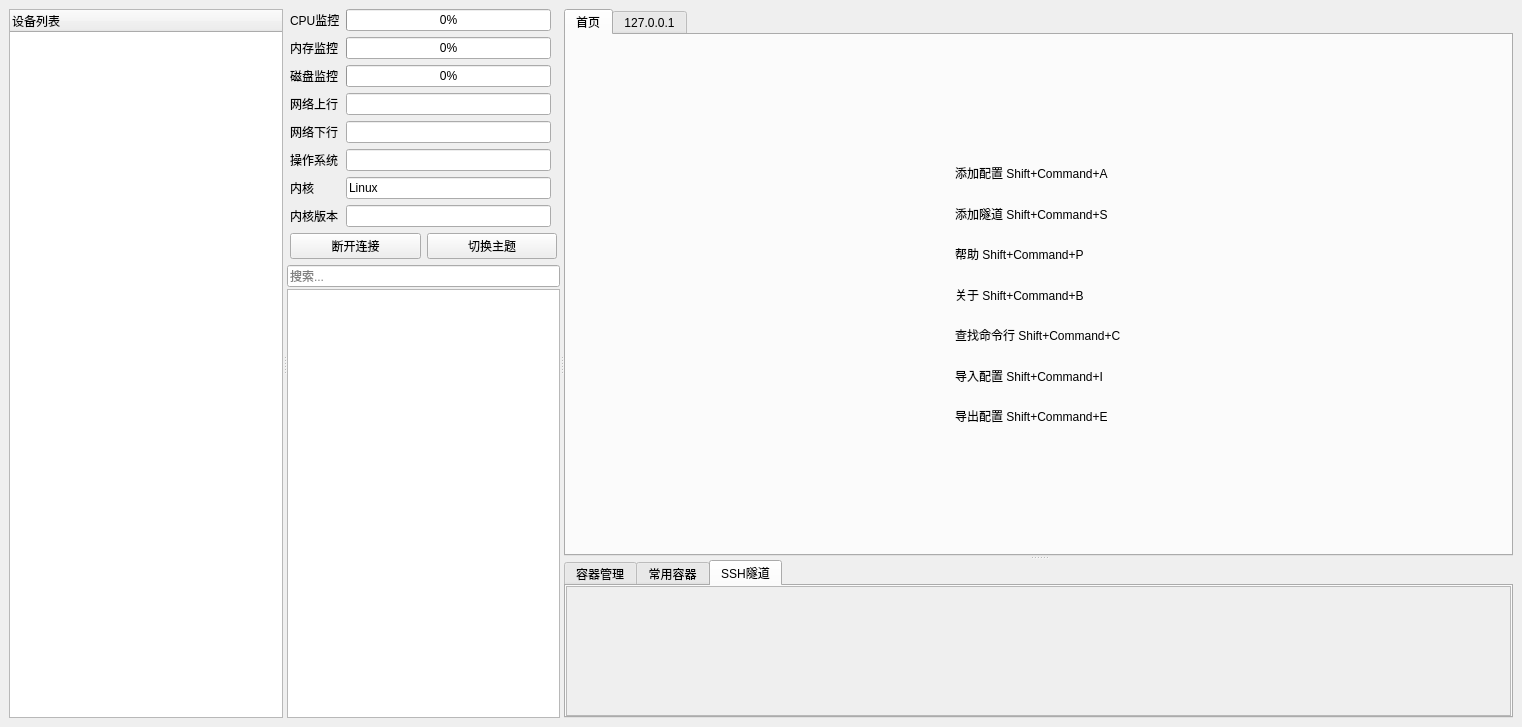
<?xml version="1.0" encoding="UTF-8"?>
<ui version="4.0">
 <author>寒暄</author>
 <class>MainWindow</class>
 <widget class="QMainWindow" name="MainWindow">
  <property name="geometry">
   <rect>
    <x>0</x>
    <y>0</y>
    <width>1522</width>
    <height>727</height>
   </rect>
  </property>
  <property name="windowTitle">
   <string/>
  </property>
  <widget class="QWidget" name="centralwidget">
   <layout class="QGridLayout" name="gridLayout_5">
    <item row="0" column="0">
     <widget class="QSplitter" name="splitter_3">
      <property name="cursor">
       <cursorShape>SizeHorCursor</cursorShape>
      </property>
      <property name="mouseTracking">
       <bool>false</bool>
      </property>
      <property name="orientation">
       <enum>Qt::Orientation::Horizontal</enum>
      </property>
      <widget class="QWidget" name="gridLayoutWidget">
       <layout class="QGridLayout" name="gridLayout">
        <item row="1" column="0">
         <widget class="QTreeWidget" name="treeWidget">
          <property name="minimumSize">
           <size>
            <width>200</width>
            <height>0</height>
           </size>
          </property>
          <column>
           <property name="text">
            <string>设备列表</string>
           </property>
          </column>
         </widget>
        </item>
       </layout>
      </widget>
      <widget class="QSplitter" name="splitter_255">
       <property name="minimumSize">
        <size>
         <width>0</width>
         <height>0</height>
        </size>
       </property>
       <property name="maximumSize">
        <size>
         <width>16777215</width>
         <height>16777215</height>
        </size>
       </property>
       <property name="cursor">
        <cursorShape>SizeHorCursor</cursorShape>
       </property>
       <property name="mouseTracking">
        <bool>false</bool>
       </property>
       <property name="orientation">
        <enum>Qt::Orientation::Horizontal</enum>
       </property>
       <widget class="QWidget" name="gridLayoutWidget_2">
        <layout class="QGridLayout" name="gridLayout_4">
         <item row="4" column="0" colspan="2">
          <layout class="QVBoxLayout" name="verticalLayout_3">
           <property name="spacing">
            <number>2</number>
           </property>
           <property name="leftMargin">
            <number>0</number>
           </property>
           <item>
            <widget class="QLineEdit" name="search_box">
             <property name="placeholderText">
              <string>搜索...</string>
             </property>
            </widget>
           </item>
           <item>
            <widget class="QTableWidget" name="result"/>
           </item>
          </layout>
         </item>
         <item row="1" column="0" colspan="2">
          <layout class="QHBoxLayout" name="horizontalLayout_5">
           <property name="leftMargin">
            <number>3</number>
           </property>
           <property name="rightMargin">
            <number>3</number>
           </property>
           <item>
            <widget class="QPushButton" name="discButton">
             <property name="sizePolicy">
              <sizepolicy hsizetype="Minimum" vsizetype="Fixed">
               <horstretch>0</horstretch>
               <verstretch>0</verstretch>
              </sizepolicy>
             </property>
             <property name="text">
              <string>断开连接</string>
             </property>
            </widget>
           </item>
           <item>
            <widget class="QPushButton" name="theme">
             <property name="text">
              <string>切换主题</string>
             </property>
            </widget>
           </item>
          </layout>
         </item>
         <item row="0" column="0">
          <layout class="QGridLayout" name="gridLayout_8">
           <property name="leftMargin">
            <number>3</number>
           </property>
           <property name="rightMargin">
            <number>3</number>
           </property>
           <item row="5" column="1">
            <widget class="QLineEdit" name="operatingSystem">
             <property name="text">
              <string/>
             </property>
             <property name="readOnly">
              <bool>true</bool>
             </property>
            </widget>
           </item>
           <item row="4" column="0">
            <widget class="QLabel" name="label_5">
             <property name="text">
              <string>网络下行</string>
             </property>
            </widget>
           </item>
           <item row="2" column="1">
            <widget class="QProgressBar" name="diskRate">
             <property name="value">
              <number>0</number>
             </property>
            </widget>
           </item>
           <item row="1" column="0">
            <widget class="QLabel" name="label_2">
             <property name="text">
              <string>内存监控</string>
             </property>
            </widget>
           </item>
           <item row="7" column="1">
            <widget class="QLineEdit" name="kernelVersion">
             <property name="text">
              <string/>
             </property>
             <property name="readOnly">
              <bool>true</bool>
             </property>
            </widget>
           </item>
           <item row="1" column="1">
            <widget class="QProgressBar" name="memRate">
             <property name="value">
              <number>0</number>
             </property>
            </widget>
           </item>
           <item row="0" column="1">
            <widget class="QProgressBar" name="cpuRate">
             <property name="value">
              <number>0</number>
             </property>
            </widget>
           </item>
           <item row="2" column="0">
            <widget class="QLabel" name="label_3">
             <property name="text">
              <string>磁盘监控</string>
             </property>
            </widget>
           </item>
           <item row="5" column="0">
            <widget class="QLabel" name="label_4">
             <property name="text">
              <string>操作系统</string>
             </property>
            </widget>
           </item>
           <item row="7" column="0">
            <widget class="QLabel" name="label_10">
             <property name="text">
              <string>内核版本</string>
             </property>
            </widget>
           </item>
           <item row="3" column="0">
            <widget class="QLabel" name="label_6">
             <property name="text">
              <string>网络上行</string>
             </property>
            </widget>
           </item>
           <item row="0" column="0">
            <widget class="QLabel" name="label">
             <property name="text">
              <string>CPU监控</string>
             </property>
            </widget>
           </item>
           <item row="6" column="1">
            <widget class="QLineEdit" name="kernel">
             <property name="text">
              <string>Linux</string>
             </property>
             <property name="readOnly">
              <bool>true</bool>
             </property>
            </widget>
           </item>
           <item row="6" column="0">
            <widget class="QLabel" name="label_8">
             <property name="text">
              <string>内核</string>
             </property>
            </widget>
           </item>
           <item row="3" column="1">
            <widget class="QLineEdit" name="networkUpload">
             <property name="readOnly">
              <bool>true</bool>
             </property>
            </widget>
           </item>
           <item row="4" column="1">
            <widget class="QLineEdit" name="networkDownload">
             <property name="readOnly">
              <bool>true</bool>
             </property>
            </widget>
           </item>
          </layout>
         </item>
        </layout>
       </widget>
       <widget class="QWidget" name="gridLayoutWidget_3">
        <layout class="QGridLayout" name="gridLayout_6">
         <item row="0" column="0">
          <widget class="QSplitter" name="splitter">
           <property name="enabled">
            <bool>true</bool>
           </property>
           <property name="minimumSize">
            <size>
             <width>888</width>
             <height>0</height>
            </size>
           </property>
           <property name="sizeIncrement">
            <size>
             <width>0</width>
             <height>0</height>
            </size>
           </property>
           <property name="baseSize">
            <size>
             <width>0</width>
             <height>0</height>
            </size>
           </property>
           <property name="cursor">
            <cursorShape>SizeVerCursor</cursorShape>
           </property>
           <property name="mouseTracking">
            <bool>false</bool>
           </property>
           <property name="orientation">
            <enum>Qt::Orientation::Vertical</enum>
           </property>
           <widget class="QWidget" name="verticalLayoutWidget">
            <layout class="QVBoxLayout" name="verticalLayout">
             <item>
              <widget class="QTabWidget" name="ShellTab">
               <property name="maximumSize">
                <size>
                 <width>16777215</width>
                 <height>16777215</height>
                </size>
               </property>
               <property name="sizeIncrement">
                <size>
                 <width>0</width>
                 <height>0</height>
                </size>
               </property>
               <property name="styleSheet">
                <string notr="true">QTabWidget::tab-bar { left: 0px; }</string>
               </property>
               <property name="currentIndex">
                <number>0</number>
               </property>
               <widget class="QWidget" name="index">
                <attribute name="title">
                 <string>首页</string>
                </attribute>
                <layout class="QVBoxLayout" name="verticalLayout_5">
                 <property name="spacing">
                  <number>0</number>
                 </property>
                 <property name="leftMargin">
                  <number>0</number>
                 </property>
                 <property name="topMargin">
                  <number>0</number>
                 </property>
                 <property name="rightMargin">
                  <number>0</number>
                 </property>
                 <property name="bottomMargin">
                  <number>0</number>
                 </property>
                 <item>
                  <layout class="QVBoxLayout" name="verticalLayout_6">
                   <item alignment="Qt::AlignmentFlag::AlignHCenter|Qt::AlignmentFlag::AlignVCenter">
                    <widget class="QWidget" name="widget" native="true">
                     <property name="minimumSize">
                      <size>
                       <width>0</width>
                       <height>517</height>
                      </size>
                     </property>
                     <layout class="QGridLayout" name="gridLayout_2">
                      <property name="leftMargin">
                       <number>0</number>
                      </property>
                      <property name="topMargin">
                       <number>117</number>
                      </property>
                      <property name="rightMargin">
                       <number>0</number>
                      </property>
                      <property name="bottomMargin">
                       <number>117</number>
                      </property>
                      <property name="spacing">
                       <number>0</number>
                      </property>
                      <item row="2" column="0">
                       <widget class="QLabel" name="label_11">
                        <property name="text">
                         <string>帮助 Shift+Command+P</string>
                        </property>
                       </widget>
                      </item>
                      <item row="6" column="0">
                       <widget class="QLabel" name="label_13">
                        <property name="text">
                         <string>查找命令行 Shift+Command+C</string>
                        </property>
                       </widget>
                      </item>
                      <item row="0" column="0">
                       <widget class="QLabel" name="label_7">
                        <property name="text">
                         <string>添加配置 Shift+Command+A</string>
                        </property>
                       </widget>
                      </item>
                      <item row="4" column="0">
                       <widget class="QLabel" name="label_12">
                        <property name="text">
                         <string>关于 Shift+Command+B</string>
                        </property>
                       </widget>
                      </item>
                      <item row="8" column="0">
                       <widget class="QLabel" name="label_15">
                        <property name="text">
                         <string>导出配置 Shift+Command+E</string>
                        </property>
                       </widget>
                      </item>
                      <item row="7" column="0">
                       <widget class="QLabel" name="label_14">
                        <property name="text">
                         <string>导入配置 Shift+Command+I</string>
                        </property>
                       </widget>
                      </item>
                      <item row="1" column="0">
                       <widget class="QLabel" name="label_9">
                        <property name="text">
                         <string>添加隧道 Shift+Command+S</string>
                        </property>
                       </widget>
                      </item>
                     </layout>
                    </widget>
                   </item>
                  </layout>
                 </item>
                </layout>
               </widget>
               <widget class="QWidget" name="tab_shell">
                <attribute name="title">
                 <string>127.0.0.1</string>
                </attribute>
                <layout class="QVBoxLayout" name="verticalLayout_7">
                 <property name="spacing">
                  <number>0</number>
                 </property>
                 <property name="leftMargin">
                  <number>0</number>
                 </property>
                 <property name="topMargin">
                  <number>0</number>
                 </property>
                 <property name="rightMargin">
                  <number>0</number>
                 </property>
                 <property name="bottomMargin">
                  <number>0</number>
                 </property>
                 <item>
                  <widget class="QTextBrowser" name="Shell"/>
                 </item>
                </layout>
               </widget>
              </widget>
             </item>
            </layout>
           </widget>
           <widget class="QWidget" name="verticalLayoutWidget_2">
            <layout class="QVBoxLayout" name="verticalLayout_2">
             <item>
              <widget class="QTabWidget" name="tabWidget">
               <property name="currentIndex">
                <number>2</number>
               </property>
               <widget class="QWidget" name="tab_docker_manager">
                <attribute name="title">
                 <string>容器管理</string>
                </attribute>
                <layout class="QHBoxLayout" name="horizontalLayout_4">
                 <property name="leftMargin">
                  <number>0</number>
                 </property>
                 <property name="topMargin">
                  <number>0</number>
                 </property>
                 <property name="rightMargin">
                  <number>0</number>
                 </property>
                 <property name="bottomMargin">
                  <number>0</number>
                 </property>
                 <item>
                  <layout class="QHBoxLayout" name="horizontalLayout_2">
                   <item>
                    <widget class="QTreeWidget" name="treeWidgetDocker">
                     <column>
                      <property name="text">
                       <string>设备列表</string>
                      </property>
                     </column>
                    </widget>
                   </item>
                  </layout>
                 </item>
                </layout>
               </widget>
               <widget class="QWidget" name="tab_docker_soft">
                <attribute name="title">
                 <string>常用容器</string>
                </attribute>
                <layout class="QHBoxLayout" name="horizontalLayout_8">
                 <property name="leftMargin">
                  <number>0</number>
                 </property>
                 <property name="topMargin">
                  <number>0</number>
                 </property>
                 <property name="rightMargin">
                  <number>0</number>
                 </property>
                 <property name="bottomMargin">
                  <number>0</number>
                 </property>
                 <item>
                  <layout class="QGridLayout" name="gridLayout_7"/>
                 </item>
                </layout>
               </widget>
               <widget class="QWidget" name="tab_ssh_manager">
                <attribute name="title">
                 <string>SSH隧道</string>
                </attribute>
                <layout class="QFormLayout" name="formLayout">
                 <property name="horizontalSpacing">
                  <number>0</number>
                 </property>
                 <property name="verticalSpacing">
                  <number>0</number>
                 </property>
                 <property name="leftMargin">
                  <number>0</number>
                 </property>
                 <property name="topMargin">
                  <number>0</number>
                 </property>
                 <property name="rightMargin">
                  <number>0</number>
                 </property>
                 <property name="bottomMargin">
                  <number>0</number>
                 </property>
                 <item row="0" column="0" colspan="2">
                  <widget class="QScrollArea" name="scrollArea">
                   <property name="widgetResizable">
                    <bool>true</bool>
                   </property>
                   <widget class="QWidget" name="scrollAreaWidgetContents">
                    <property name="geometry">
                     <rect>
                      <x>0</x>
                      <y>0</y>
                      <width>925</width>
                      <height>109</height>
                     </rect>
                    </property>
                    <layout class="QGridLayout" name="gridLayout_11">
                     <property name="leftMargin">
                      <number>12</number>
                     </property>
                     <item row="0" column="0">
                      <layout class="QGridLayout" name="gridLayout_tunnel_tabs"/>
                     </item>
                    </layout>
                   </widget>
                  </widget>
                 </item>
                 <item row="1" column="0" colspan="2">
                  <layout class="QGridLayout" name="gridLayout_kill_all"/>
                 </item>
                </layout>
               </widget>
              </widget>
             </item>
            </layout>
           </widget>
          </widget>
         </item>
        </layout>
       </widget>
      </widget>
     </widget>
    </item>
   </layout>
  </widget>
 </widget>
 <resources/>
 <connections/>
</ui>
